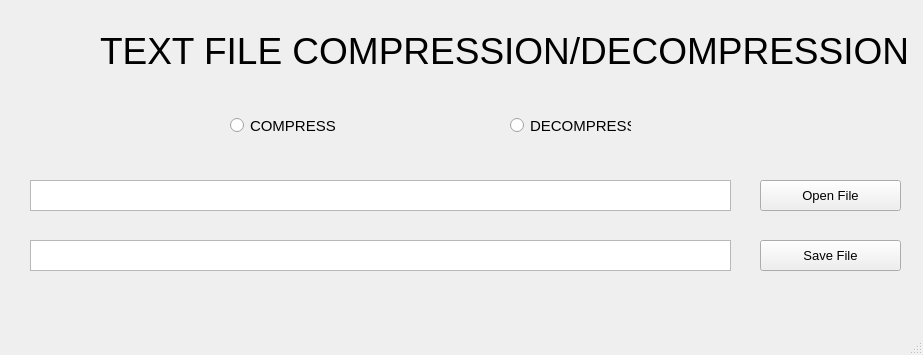
<?xml version="1.0" encoding="UTF-8"?>
<ui version="4.0">
 <class>MainWindow</class>
 <widget class="QMainWindow" name="MainWindow">
  <property name="geometry">
   <rect>
    <x>0</x>
    <y>0</y>
    <width>923</width>
    <height>355</height>
   </rect>
  </property>
  <property name="font">
   <font>
    <pointsize>11</pointsize>
   </font>
  </property>
  <property name="windowTitle">
   <string>MainWindow</string>
  </property>
  <widget class="QWidget" name="centralwidget">
   <widget class="QLabel" name="label">
    <property name="geometry">
     <rect>
      <x>100</x>
      <y>0</y>
      <width>961</width>
      <height>101</height>
     </rect>
    </property>
    <property name="font">
     <font>
      <pointsize>28</pointsize>
     </font>
    </property>
    <property name="text">
     <string>TEXT FILE COMPRESSION/DECOMPRESSION</string>
    </property>
   </widget>
   <widget class="QRadioButton" name="CompressFile">
    <property name="geometry">
     <rect>
      <x>230</x>
      <y>110</y>
      <width>131</width>
      <height>31</height>
     </rect>
    </property>
    <property name="text">
     <string>COMPRESS</string>
    </property>
   </widget>
   <widget class="QRadioButton" name="DecompressFile">
    <property name="geometry">
     <rect>
      <x>510</x>
      <y>110</y>
      <width>121</width>
      <height>31</height>
     </rect>
    </property>
    <property name="text">
     <string>DECOMPRESS</string>
    </property>
   </widget>
   <widget class="QTextEdit" name="textEdit">
    <property name="geometry">
     <rect>
      <x>30</x>
      <y>180</y>
      <width>701</width>
      <height>31</height>
     </rect>
    </property>
   </widget>
   <widget class="QTextEdit" name="textEdit_2">
    <property name="geometry">
     <rect>
      <x>30</x>
      <y>240</y>
      <width>701</width>
      <height>31</height>
     </rect>
    </property>
   </widget>
   <widget class="QPushButton" name="OpenFile">
    <property name="geometry">
     <rect>
      <x>760</x>
      <y>180</y>
      <width>141</width>
      <height>31</height>
     </rect>
    </property>
    <property name="font">
     <font>
      <pointsize>10</pointsize>
     </font>
    </property>
    <property name="text">
     <string>Open File</string>
    </property>
   </widget>
   <widget class="QPushButton" name="SaveFile">
    <property name="geometry">
     <rect>
      <x>760</x>
      <y>240</y>
      <width>141</width>
      <height>31</height>
     </rect>
    </property>
    <property name="font">
     <font>
      <pointsize>10</pointsize>
     </font>
    </property>
    <property name="text">
     <string>Save File</string>
    </property>
   </widget>
  </widget>
  <widget class="QMenuBar" name="menubar">
   <property name="geometry">
    <rect>
     <x>0</x>
     <y>0</y>
     <width>923</width>
     <height>25</height>
    </rect>
   </property>
  </widget>
  <widget class="QStatusBar" name="statusbar"/>
 </widget>
 <resources/>
 <connections/>
</ui>
